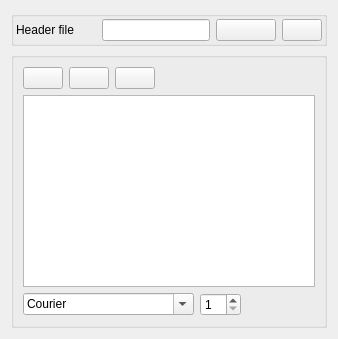
         <widget class="QWidget" name="tab_writebash">
          <attribute name="title">
           <string>Bash file</string>
          </attribute>
          <layout class="QVBoxLayout" name="verticalLayout_23">
           <item>
            <widget class="QGroupBox" name="groupBox_2">
             <property name="sizePolicy">
              <sizepolicy hsizetype="Preferred" vsizetype="Minimum">
               <horstretch>0</horstretch>
               <verstretch>0</verstretch>
              </sizepolicy>
             </property>
             <layout class="QHBoxLayout" name="horizontalLayout_3">
              <property name="leftMargin">
               <number>2</number>
              </property>
              <property name="topMargin">
               <number>2</number>
              </property>
              <property name="rightMargin">
               <number>2</number>
              </property>
              <property name="bottomMargin">
               <number>2</number>
              </property>
              <item>
               <widget class="QLabel" name="label">
                <property name="minimumSize">
                 <size>
                  <width>80</width>
                  <height>0</height>
                 </size>
                </property>
                <property name="text">
                 <string>Header file</string>
                </property>
               </widget>
              </item>
              <item>
               <widget class="QLineEdit" name="lineEdit_bashHeader">
                <property name="toolTip">
                 <string>&lt;html&gt;&lt;head/&gt;&lt;body&gt;&lt;p&gt;If using a cluster to run the Bash file, it might be useful to define resources such as the amount of memory, the number of processors, etc...&lt;/p&gt;&lt;p&gt;These settings can be saved to a file and loaded each time&lt;/p&gt;&lt;p&gt;&lt;br/&gt;&lt;/p&gt;&lt;/body&gt;&lt;/html&gt;</string>
                </property>
               </widget>
              </item>
              <item>
               <widget class="QPushButton" name="pushButton_loadHeader">
                <property name="minimumSize">
                 <size>
                  <width>60</width>
                  <height>0</height>
                 </size>
                </property>
                <property name="maximumSize">
                 <size>
                  <width>60</width>
                  <height>16777215</height>
                 </size>
                </property>
                <property name="toolTip">
                 <string>&lt;html&gt;&lt;head/&gt;&lt;body&gt;&lt;p&gt;Browse filesystem for Bash header file&lt;/p&gt;&lt;/body&gt;&lt;/html&gt;</string>
                </property>
                <property name="text">
                 <string/>
                </property>
                <property name="icon">
                 <iconset>
                  <normaloff>:/icons/icons/view_doc.ico</normaloff>:/icons/icons/view_doc.ico</iconset>
                </property>
                <property name="iconSize">
                 <size>
                  <width>16</width>
                  <height>16</height>
                 </size>
                </property>
               </widget>
              </item>
              <item>
               <widget class="QPushButton" name="pushButton_clearBashHeader">
                <property name="minimumSize">
                 <size>
                  <width>0</width>
                  <height>0</height>
                 </size>
                </property>
                <property name="maximumSize">
                 <size>
                  <width>111111</width>
                  <height>16777215</height>
                 </size>
                </property>
                <property name="toolTip">
                 <string>&lt;html&gt;&lt;head/&gt;&lt;body&gt;&lt;p&gt;Clear Bash header file&lt;/p&gt;&lt;/body&gt;&lt;/html&gt;</string>
                </property>
                <property name="text">
                 <string/>
                </property>
                <property name="icon">
                 <iconset>
                  <normaloff>:/icons/icons/delete.ico</normaloff>:/icons/icons/delete.ico</iconset>
                </property>
                <property name="iconSize">
                 <size>
                  <width>16</width>
                  <height>16</height>
                 </size>
                </property>
               </widget>
              </item>
             </layout>
            </widget>
           </item>
           <item>
            <widget class="QGroupBox" name="groupBox">
             <layout class="QVBoxLayout" name="verticalLayout_19">
              <item>
               <layout class="QHBoxLayout" name="horizontalLayout_2">
                <item>
                 <widget class="QPushButton" name="pushButton_WriteBash">
                  <property name="minimumSize">
                   <size>
                    <width>0</width>
                    <height>0</height>
                   </size>
                  </property>
                  <property name="maximumSize">
                   <size>
                    <width>1111</width>
                    <height>11111</height>
                   </size>
                  </property>
                  <property name="toolTip">
                   <string>&lt;html&gt;&lt;head/&gt;&lt;body&gt;&lt;p&gt;Write Bash commands&lt;/p&gt;&lt;/body&gt;&lt;/html&gt;</string>
                  </property>
                  <property name="text">
                   <string/>
                  </property>
                  <property name="icon">
                   <iconset resource="resources.qrc">
                    <normaloff>:/icons/icons/write.ico</normaloff>:/icons/icons/write.ico</iconset>
                  </property>
                  <property name="iconSize">
                   <size>
                    <width>32</width>
                    <height>32</height>
                   </size>
                  </property>
                 </widget>
                </item>
                <item>
                 <widget class="QPushButton" name="pushButtonSaveBash">
                  <property name="minimumSize">
                   <size>
                    <width>0</width>
                    <height>0</height>
                   </size>
                  </property>
                  <property name="maximumSize">
                   <size>
                    <width>111111</width>
                    <height>111111</height>
                   </size>
                  </property>
                  <property name="toolTip">
                   <string>&lt;html&gt;&lt;head/&gt;&lt;body&gt;&lt;p&gt;Save Bash commands to file&lt;/p&gt;&lt;/body&gt;&lt;/html&gt;</string>
                  </property>
                  <property name="text">
                   <string/>
                  </property>
                  <property name="icon">
                   <iconset resource="resources.qrc">
                    <normaloff>:/icons/icons/save.ico</normaloff>:/icons/icons/save.ico</iconset>
                  </property>
                  <property name="iconSize">
                   <size>
                    <width>32</width>
                    <height>32</height>
                   </size>
                  </property>
                 </widget>
                </item>
                <item>
                 <widget class="QPushButton" name="pushButton_runLocally">
                  <property name="toolTip">
                   <string>&lt;html&gt;&lt;head/&gt;&lt;body&gt;&lt;p&gt;Save Bash file and run pipeline&lt;/p&gt;&lt;/body&gt;&lt;/html&gt;</string>
                  </property>
                  <property name="text">
                   <string/>
                  </property>
                  <property name="iconSize">
                   <size>
                    <width>32</width>
                    <height>32</height>
                   </size>
                  </property>
                 </widget>
                </item>
                <item>
                 <spacer name="horizontalSpacer_8">
                  <property name="orientation">
                   <enum>Qt::Horizontal</enum>
                  </property>
                  <property name="sizeHint" stdset="0">
                   <size>
                    <width>40</width>
                    <height>20</height>
                   </size>
                  </property>
                 </spacer>
                </item>
               </layout>
              </item>
              <item>
               <widget class="QPlainTextEdit" name="plainTextEdit_bash">
                <property name="font">
                 <font>
                  <family>Courier</family>
                  <pointsize>11</pointsize>
                 </font>
                </property>
                <property name="toolTip">
                 <string>&lt;html&gt;&lt;head/&gt;&lt;body&gt;&lt;p&gt;Here the Bash commands can be previewed, and edited, before writing into a file&lt;/p&gt;&lt;/body&gt;&lt;/html&gt;
</string>
                </property>
                <property name="tabStopWidth">
                 <number>10</number>
                </property>
                <property name="backgroundVisible">
                 <bool>false</bool>
                </property>
               </widget>
              </item>
              <item>
               <layout class="QHBoxLayout" name="horizontalLayout_58">
                <item>
                 <layout class="QHBoxLayout" name="horizontalLayout_55">
                  <item>
                   <widget class="QFontComboBox" name="fontComboBox">
                    <property name="fontFilters">
                     <set>QFontComboBox::MonospacedFonts</set>
                    </property>
                   </widget>
                  </item>
                  <item>
                   <widget class="QSpinBox" name="spinBox_fontsize">
                    <property name="minimum">
                     <number>1</number>
                    </property>
                   </widget>
                  </item>
                 </layout>
                </item>
                <item>
                 <spacer name="horizontalSpacer_34">
                  <property name="orientation">
                   <enum>Qt::Horizontal</enum>
                  </property>
                  <property name="sizeHint" stdset="0">
                   <size>
                    <width>40</width>
                    <height>20</height>
                   </size>
                  </property>
                 </spacer>
                </item>
               </layout>
              </item>
             </layout>
            </widget>
           </item>
          </layout>
         </widget>
